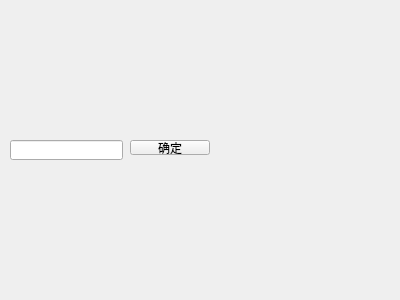
<?xml version="1.0" encoding="UTF-8"?>
<ui version="4.0">
 <class>w</class>
 <widget class="QWidget" name="w">
  <property name="geometry">
   <rect>
    <x>0</x>
    <y>0</y>
    <width>400</width>
    <height>300</height>
   </rect>
  </property>
  <property name="windowTitle">
   <string>Widget</string>
  </property>
  <widget class="QLineEdit" name="edit">
   <property name="geometry">
    <rect>
     <x>10</x>
     <y>140</y>
     <width>113</width>
     <height>20</height>
    </rect>
   </property>
  </widget>
  <widget class="QPushButton" name="pushButton">
   <property name="geometry">
    <rect>
     <x>130</x>
     <y>140</y>
     <width>80</width>
     <height>15</height>
    </rect>
   </property>
   <property name="text">
    <string>确定</string>
   </property>
  </widget>
 </widget>
 <layoutdefault spacing="6" margin="11"/>
 <resources/>
 <connections/>
</ui>
